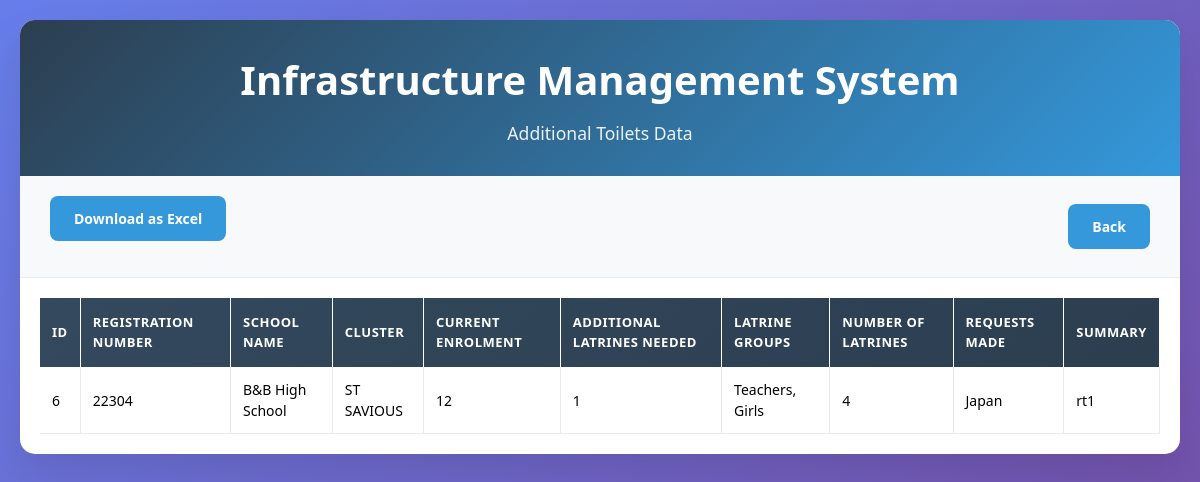
The app's page /view-additionaltoilets.php (signed in) with its own data.
### tables this page shows
CREATE TABLE `additionaltoilets` (
  `id` int(11) NOT NULL,
  `school_id` int(11) NOT NULL,
  `school_name` varchar(255) NOT NULL,
  `cluster` varchar(255) DEFAULT NULL,
  `centre` varchar(50) NOT NULL,
  `current_enrolment` int(11) DEFAULT NULL,
  `additional_latrines_needed` tinyint(1) DEFAULT NULL,
  `latrine_groups` varchar(255) DEFAULT NULL,
  `number_of_latrines` int(11) DEFAULT NULL,
  `requests_made` text DEFAULT NULL,
  `summary` text DEFAULT NULL,
  `created_at` datetime DEFAULT current_timestamp()
);

CREATE TABLE `schools` (
  `school_id` int(11) NOT NULL,
  `principal_name` varchar(30) NOT NULL,
  `principal_surname` varchar(30) NOT NULL,
  `gender` varchar(7) NOT NULL,
  `phone_number` int(15) NOT NULL,
  `email_address` varchar(100) NOT NULL,
  `constituency` varchar(100) DEFAULT NULL,
  `centre` varchar(100) DEFAULT NULL,
  `cluster` varchar(50) DEFAULT NULL,
  `typeofschool` varchar(50) DEFAULT NULL,
  `school_name` varchar(100) NOT NULL,
  `registration_number` varchar(50) NOT NULL,
  `male_teachers` int(11) NOT NULL,
  `female_teachers` int(11) NOT NULL,
  `total_teachers` int(11) DEFAULT 0,
  `council` varchar(50) NOT NULL,
  `village` varchar(50) NOT NULL,
  `user_id` int(11) DEFAULT NULL,
  `created_at` timestamp NOT NULL DEFAULT current_timestamp()
);

### view-additionaltoilets.php (the view, shortened to what this page needs)
<?php
$servername = "localhost";
$username = "root";
$password = "";
$dbname = "moet1";
$conn = new mysqli($servername, $username, $password, $dbname);
$sql = "
    SELECT at.*, s.registration_number
    FROM additionaltoilets at
    JOIN schools s ON at.school_id = s.school_id
    WHERE s.cluster IS NOT NULL
      AND s.centre IS NULL
      AND at.id IN (
          SELECT MAX(id)
          FROM additionaltoilets
          WHERE school_id IN (
              SELECT school_id
              FROM schools
              WHERE cluster IS NOT NULL AND centre IS NULL
          )
          GROUP BY school_id
      )
    ORDER BY s.school_name
";
$result = $conn->query($sql);
if ($result->num_rows > 0) {
    $toiletsData = [];
    while ($row = $result->fetch_assoc()) {
        $toiletsData[] = $row;
    }
} else {
    $toiletsData = [];
}
?>
<!DOCTYPE html>
<html lang="en">
<head>
    <link href="https://cdn.jsdelivr.net/npm/tailwindcss@2.2.19/dist/tailwind.min.css" rel="stylesheet">
</head>
<body>
    <div class="container">
        <div class="header">
            <h1>Infrastructure Management System</h1>
            <p>Additional Toilets Data</p>
        </div>
        <div class="controls">
            <form method="POST" class="mb-4 text-center">
                <button type="submit" name="download" class="btn btn-primary">Download as Excel</button>
            </form>
            <a href="Adminlinks.php" class="btn btn-primary">Back</a>
        </div>
        <div class="table-container">
            <table>
                <thead>
                    <tr>
                        <th>ID</th>
                        <th>Registration Number</th>
                        <th>School Name</th>
                        <th>Cluster</th>
                        <th>Current Enrolment</th>
                        <th>Additional Latrines Needed</th>
                        <th>Latrine Groups</th>
                        <th>Number of Latrines</th>
                        <th>Requests Made</th>
                        <th>Summary</th>
                    </tr>
                </thead>
                <tbody>
                    <?php if (!empty($toiletsData)): ?>
                        <?php foreach ($toiletsData as $toilet): ?>
                            <tr>
                                <td><?php echo htmlspecialchars($toilet['id']); ?></td>
                                <td><?php echo htmlspecialchars($toilet['registration_number']); ?></td>
                                <td><?php echo htmlspecialchars($toilet['school_name']); ?></td>
                                <td><?php echo htmlspecialchars($toilet['cluster']); ?></td>
                                <td><?php echo htmlspecialchars($toilet['current_enrolment']); ?></td>
                                <td><?php echo htmlspecialchars($toilet['additional_latrines_needed']); ?></td>
                                <td><?php echo htmlspecialchars($toilet['latrine_groups']); ?></td>
                                <td><?php echo htmlspecialchars($toilet['number_of_latrines']); ?></td>
                                <td><?php echo htmlspecialchars($toilet['requests_made']); ?></td>
                                <td><?php echo htmlspecialchars($toilet['summary']); ?></td>
                            </tr>
                        <?php endforeach; ?>
                    <?php else: ?>
                        <tr>
                            <td colspan="10" class="no-data">No data available</td>
                        </tr>
                    <?php endif; ?>
                </tbody>
            </table>
        </div>
    </div>
</body>
</html>

### view-additionaltoilets.php (style rules this page uses)
* { margin: 0; padding: 0; box-sizing: border-box; }
body { font-family: 'Segoe UI', Tahoma, Geneva, Verdana, sans-serif; background: linear-gradient(135deg, #667eea 0%, #764ba2 100%); min-height: 100vh; padding: 20px; }
.container { max-width: 1400px; margin: 0 auto; background: white; border-radius: 15px; box-shadow: 0 20px 40px rgba(0, 0, 0, 0.1); overflow: hidden; }
.header { background: linear-gradient(135deg, #2c3e50 0%, #3498db 100%); color: white; padding: 30px; text-align: center; }
.header h1 { font-size: 2.5rem; margin-bottom: 10px; font-weight: 700; }
.header p { font-size: 1.1rem; opacity: 0.9; }
.controls { padding: 20px 30px; background: #f8f9fa; border-bottom: 1px solid #e9ecef; display: flex; justify-content: space-between; align-items: center; flex-wrap: wrap; gap: 15px; }
.btn { padding: 12px 24px; border: none; border-radius: 8px; font-size: 14px; font-weight: 600; cursor: pointer; transition: all 0.3s ease; text-decoration: none; display: inline-flex; align-items: center; gap: 8px; }
.btn-primary { background: #3498db; color: white; }
.table-container { overflow-x: auto; max-height: 70vh; padding: 20px; }
table { width: 100%; border-collapse: collapse; font-size: 14px; }
thead { background: linear-gradient(135deg, #34495e 0%, #2c3e50 100%); color: white; position: sticky; top: 0; z-index: 10; }
th { padding: 15px 12px; text-align: left; font-weight: 600; font-size: 13px; text-transform: uppercase; letter-spacing: 0.5px; border-right: 1px solid rgba(255, 255, 255, 0.1); }
tbody tr { transition: all 0.3s ease; }
td { padding: 12px; border-bottom: 1px solid #e9ecef; border-right: 1px solid #e9ecef; vertical-align: middle; }

### records on screen
additionaltoilets: id "6", school.registration_number "22304", school_name "B&B High School", cluster "ST SAVIOUS", current_enrolment "12", additional_latrines_needed "1", latrine_groups "Teachers, Girls", number_of_latrines "4", requests_made "Japan", summary "rt1"
